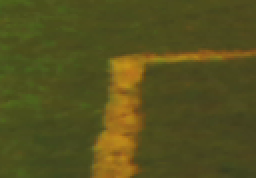
//> input picture img1.png, 128 x 89 px (shown 2 times larger)
$ ./harris img1.png   (built with g++ and OpenCV 4)
//> lines starting //> are read from the running program, lines starting //| are printed output that depends on the picture
#include <iostream>
#include <cstdlib>

#include <opencv/cv.hpp>

using namespace cv;
using namespace std;


void showImage (const char* winname, const Mat &image)
{
    imshow (winname, image);
    waitKey (0);
}


void
process(const char* imsname)
{
//> called with imsname = "img1.png"
    Mat image = imread (imsname, IMREAD_GRAYSCALE),
        dst = Mat::zeros(image.size(), image.type());
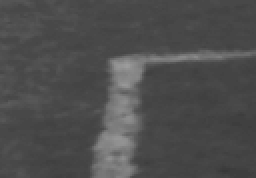
//> image: 89 rows x 128 cols, CV_8UC1 (shown 2 times larger); min 56, max 156, mean 77.6
    if (image.empty())
    {
        cout << "Error: couldn't load or find the given image:\t" << imsname << endl;
        return;
    }

    int blockSize = 20;
    int apertureSize = 3;
    double k = 0.04;

    cornerHarris(image, dst, blockSize, apertureSize, k, BORDER_DEFAULT);
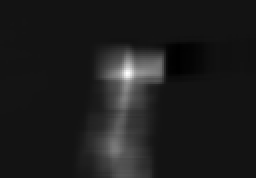
//> dst: 89 rows x 128 cols, CV_32FC1 (shown 2 times larger); min -7.99e-07, max 9.69e-06, mean 3.93e-07; drawn with min black and max white

    showImage("Line Detection Source", image);
    showImage("Line Detection", dst);
}


void
usage (const char *s)
{
    std::cerr<<"Usage: "<<s<<"im-se ims imd"<<std::endl;
    exit(EXIT_FAILURE);
}

#define param 1
int
main( int argc, char* argv[] )
{
    if(argc != (param+1))
        usage(argv[0]);
    process(argv[1]);
    return EXIT_SUCCESS;
}

$ run again, on img5.png
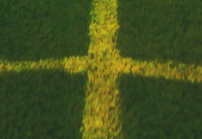
//> input picture img5.png, 202 x 139 px
//> in process, `Mat image = imread (imsname, IMREAD_GRAYSCALE), dst = Mat::zeros(image..`:
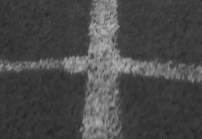
//> image: 139 rows x 202 cols, CV_8UC1; min 39, max 180, mean 73
//> in process, `cornerHarris(image, dst, blockSize, apertureSize, k, BORDER_DEFAULT);`:
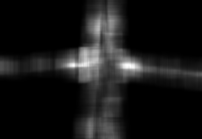
//> dst: 139 rows x 202 cols, CV_32FC1; min 6.68e-09, max 3.87e-05, mean 3.61e-06; drawn with min black and max white
